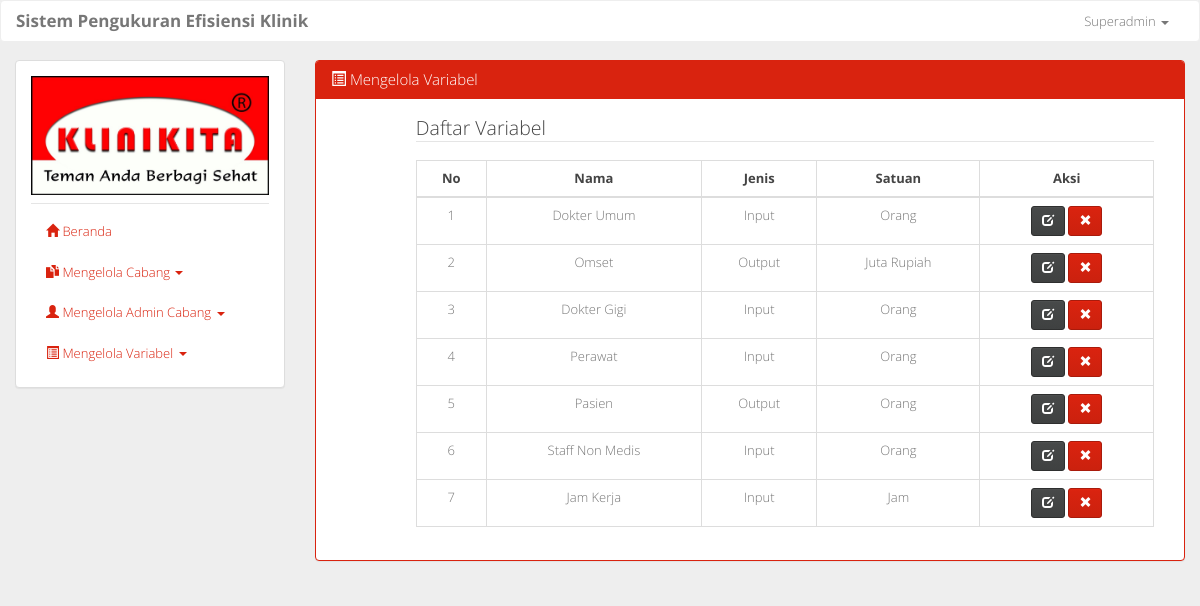
Page /mengelola_variabel.php (signed in) on the committed database.
### tables this page shows
CREATE TABLE `tb_variabel` (
  `id_variabel` int(11) NOT NULL,
  `nama_variabel` varchar(50) NOT NULL,
  `jenis_variabel` char(1) NOT NULL,
  `satuan` varchar(50) NOT NULL
);

### mengelola_variabel.php (the view, shortened to what this page needs)
<?php include 'layout.php'; ?>
				<div class="col-sm-9">
					<div class="panel panel-primary">
					  	<div class="panel-heading">
					    	<h3 class="panel-title"><span class="glyphicon glyphicon-list-alt"></span> Mengelola Variabel</h3>
					  	</div>
					  	<div class="panel-body">
						  	<div class="col-sm-11 col-sm-offset-1">
						  		<legend>Daftar Variabel</legend>
						  		<?php
									$i=1;
									$query = mysqli_query($conn, "SELECT * FROM tb_variabel");
									if (mysqli_num_rows($query) > 0) {
										echo '
											<table class="table table-bordered table-hover">
												<thead>
													<tr>
														<th>No</th>
														<th>Nama</th>
														<th>Jenis</th>
														<th>Satuan</th>
														<th>Aksi</th>
													</tr>
												</thead>
												<tbody>
										';
										while($var = mysqli_fetch_assoc($query)) {
											if ($var['jenis_variabel'] == 'i') {
											    $var['jenis_variabel'] = 'Input';
											} elseif ($var['jenis_variabel'] == 'o') {
											    $var['jenis_variabel'] = 'Output';
											}
											echo '
												<tr>
													<td>'.$i.'</td>
													<td>'.$var['nama_variabel'].'</td>
													<td>'.$var['jenis_variabel'].'</td>
													<td>'.$var['satuan'].'</td>
													<td>
														<a href="ubah_variabel.php?id='.$var['id_variabel'].'" class="btn btn-default btn-sm"><span class="glyphicon glyphicon-edit"></span></a>
														<a href="process/hapus_variabel.php?id='.$var['id_variabel'].'" onclick="return hapus()" class="btn btn-primary btn-sm"><span class="glyphicon glyphicon-remove"></span></a>
											        </td>
												</tr>
											';
											$i++;
										}
										echo '
												</tbody>
											</table>
										';
									}
								?>
						  	</div>
					  	</div>
					</div>
				</div>
<?php include 'layout2.php' ?>

### assets/css/style.css (style rules this page uses)
body { background-color: #eee; }
th, td { text-align: center; }

### rows in the picture
tb_variabel: nama_variabel "Dokter Umum", jenis_variabel "Input", satuan "Orang"
tb_variabel: nama_variabel "Omset", jenis_variabel "Output", satuan "Juta Rupiah"
tb_variabel: nama_variabel "Dokter Gigi", jenis_variabel "Input", satuan "Orang"
tb_variabel: nama_variabel "Perawat", jenis_variabel "Input", satuan "Orang"
tb_variabel: nama_variabel "Pasien", jenis_variabel "Output", satuan "Orang"
tb_variabel: nama_variabel "Staff Non Medis", jenis_variabel "Input", satuan "Orang"
tb_variabel: nama_variabel "Jam Kerja", jenis_variabel "Input", satuan "Jam"

### other values in the picture
$_SESSION['user'] "Superadmin"
